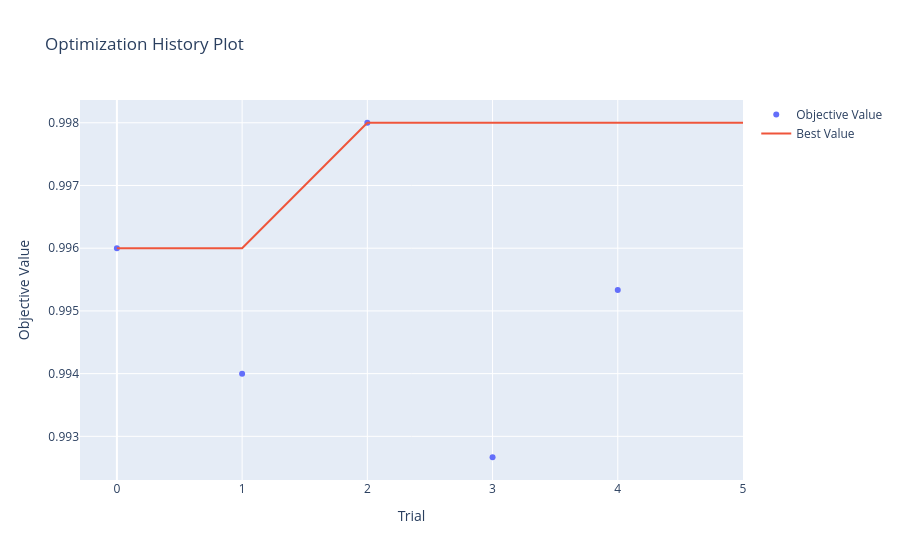

Write notebook code for a chart like this one.
### Markdown cell above
#### Visualization of hyperparameter optimization history (Визуализация истории оптимизации гиперпараметров)

### Code cell
plot_optimization_history(study)

### Figure 1 — Plotly figure (JSON) as saved in the notebook; plotly's stock layout.template omitted (floating-point values rounded to 4 significant figures)
{"data": [{"mode": "markers", "name": "Objective Value", "type": "scatter", "x": [0, 1, 2, 3, 4], "y": [0.996, 0.994, 0.998, 0.9927, 0.9953]}, {"mode": "lines", "name": "Best Value", "type": "scatter", "x": [0, 1, 2, 3, 4, 5], "y": [0.996, 0.996, 0.998, 0.998, 0.998, 0.998]}, {"marker": {"color": "#cccccc"}, "mode": "markers", "name": "Infeasible Trial", "showlegend": false, "type": "scatter", "x": [], "y": []}], "layout": {"autosize": true, "title": {"text": "Optimization History Plot"}, "xaxis": {"autorange": true, "range": [-0.2753, 5], "title": {"text": "Trial"}, "type": "linear"}, "yaxis": {"autorange": true, "range": [0.9922, 0.9984], "title": {"text": "Objective Value"}, "type": "linear"}}}
